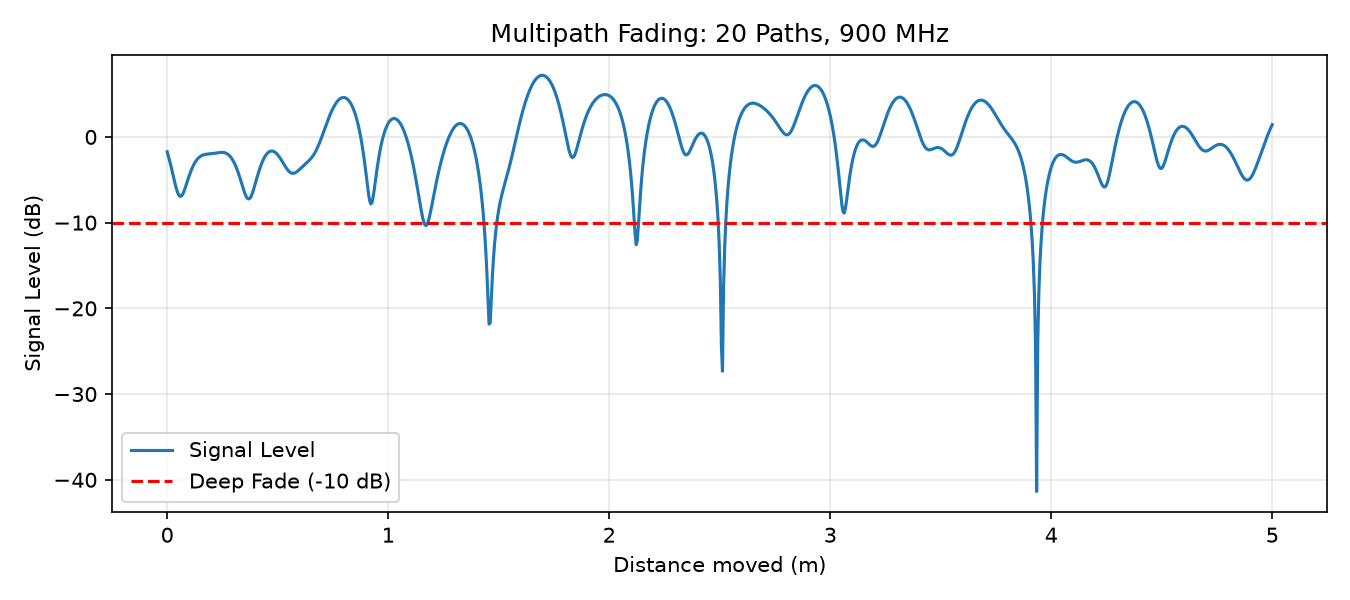

This chart was generated by the following Python code:

# Exp 7: Multipath fading - sum of many reflected paths as receiver moves

import numpy as np
import matplotlib.pyplot as plt

np.random.seed(1)

f, c = 900e6, 3e8
lam = c / f                         # 900 MHz carrier
d = np.linspace(0, 5, 1000)         # receiver moves 5 m
P = 20                              # number of paths

amp = np.random.rand(P)
ph = 2 * np.pi * np.random.rand(P)
ang = 2 * np.pi * np.random.rand(P)

# Each path has a different phase shift depending on arrival angle
h = sum(
    amp[k] * np.exp(
        1j * (ph[k] + 2 * np.pi * d / lam * np.cos(ang[k]))
    )
    for k in range(P)
)

# Calculate signal level relative to its mean
rssi = 20 * np.log10(np.abs(h) / np.abs(h).mean())

# Print results BEFORE opening the graph
print("Minimum signal level: %.2f dB" % rssi.min())
print("Fades below -10 dB: %.1f %%" % (100 * (rssi < -10).mean()))

# Plot the multipath fading graph
plt.figure(figsize=(9, 4))
plt.plot(d, rssi, label="Signal Level")
plt.axhline(
    -10,
    color="r",
    linestyle="--",
    label="Deep Fade (-10 dB)"
)

plt.xlabel("Distance moved (m)")
plt.ylabel("Signal Level (dB)")
plt.grid(alpha=0.3)
plt.legend()
plt.title("Multipath Fading: 20 Paths, 900 MHz")
plt.tight_layout()

# Save graph and display it
plt.savefig("exp7_multipath.png", dpi=150)
plt.show()
